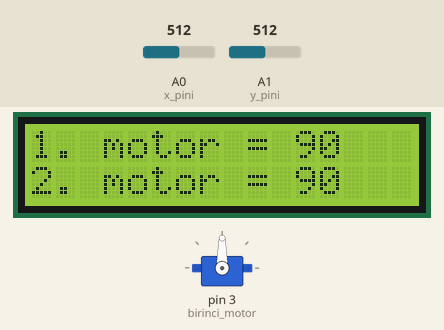
Simulated run of this sketch. Board: Arduino Uno, built with avr-gcc and run on an emulated ATmega328P. Parts: servo, 16×2 character LCD. The test bench sets the inputs (shaded band); at power-on: A0 (x_pini) = 512, A1 (y_pini) = 512.

Above: at 1.2 s.
1.3 s: A0 (x_pini) set to 555
At 1.57 s:
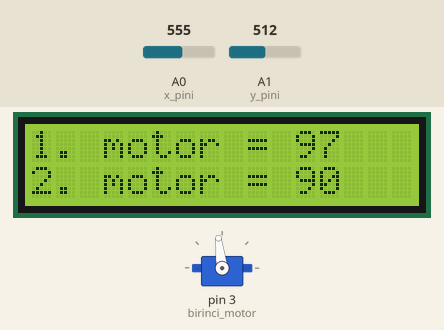
4.3 s: A0 (x_pini) set to 586
At 4.57 s:
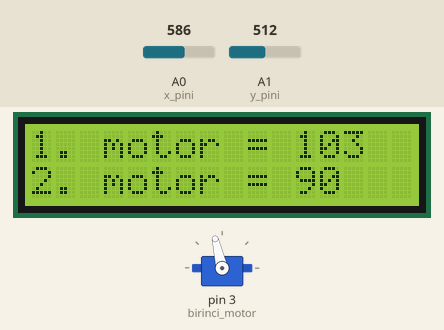
6.6 s: A1 (y_pini) set to 61
At 6.87 s:
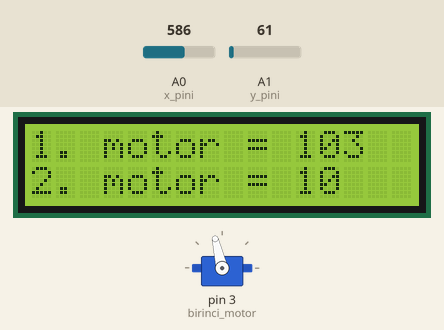
8.1 s: A1 (y_pini) set to 50
At 8.34 s:
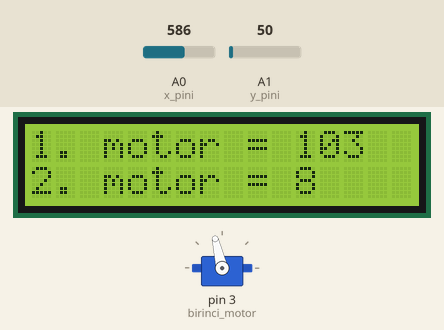
9.6 s: A1 (y_pini) set to 716
At 10.22 s:
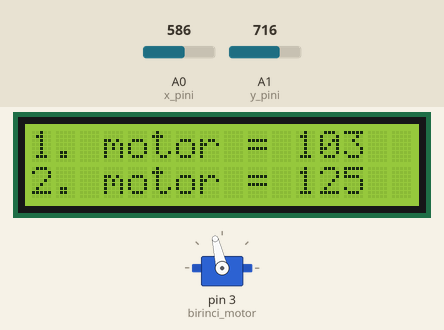
12.6 s: A0 (x_pini) set to 61
At 12.87 s:
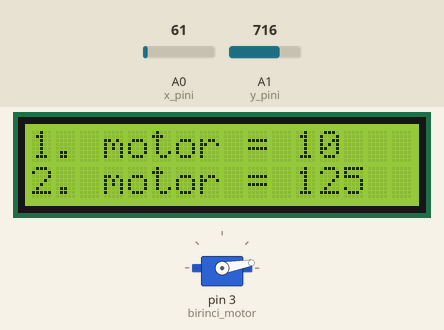
14.9 s: A0 (x_pini) set to 53
Timing chart, 0 to 17.9 s (numbered marks = the images above; inputs shaded):
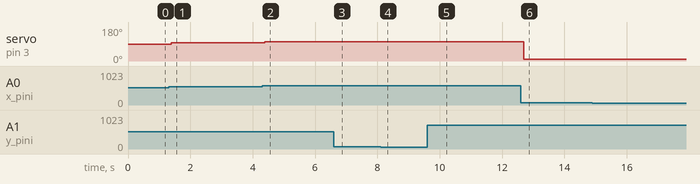

Measured:
- after the input at 1.3 s, servo on pin 3 (birinci_motor): 90° → 97° after 0.09 s
- after the input at 4.3 s, servo on pin 3 (birinci_motor): 97° → 103° after 0.09 s; the display: changes after 0.09 s (image 2)
- after the input at 6.6 s, the display: changes after 0.09 s (image 3)
- after the input at 8.1 s, the display: changes after 0.06 s (image 4)
- after the input at 12.6 s, servo on pin 3 (birinci_motor): 103° → 10° after 0.09 s; the display: changes after 0.09 s (image 6)
- after the input at 14.9 s, servo on pin 3 (birinci_motor): 10° → 9° after 0.08 s

The sketch:

servo_junglr_lcd.ino
```cpp
#include <Servo.h>
#include <LiquidCrystal_I2C.h>

Servo birinci_motor;

const byte x_pini = A0;

const byte y_pini = A1;

int x_durum;
int y_durum;

LiquidCrystal_I2C ekran(0x3f,16,2);

void setup()
{

  birinci_motor.attach(3);
  ekran.begin();
}

void loop()
{
  x_durum = analogRead(x_pini);
  y_durum = analogRead(y_pini);
  x_durum = map(x_durum , 0 , 1023, 0, 180);
  y_durum = map(y_durum , 0 , 1023, 0, 180);

  birinci_motor.write(x_durum);


  ekran.home();
  ekran.print("1. motor = ");
  ekran.print(x_durum);
  ekran.setCursor(0, 1);
  ekran.print("2. motor = ");
  ekran.print(y_durum);
  delay(50);
  ekran.clear();


}
```
